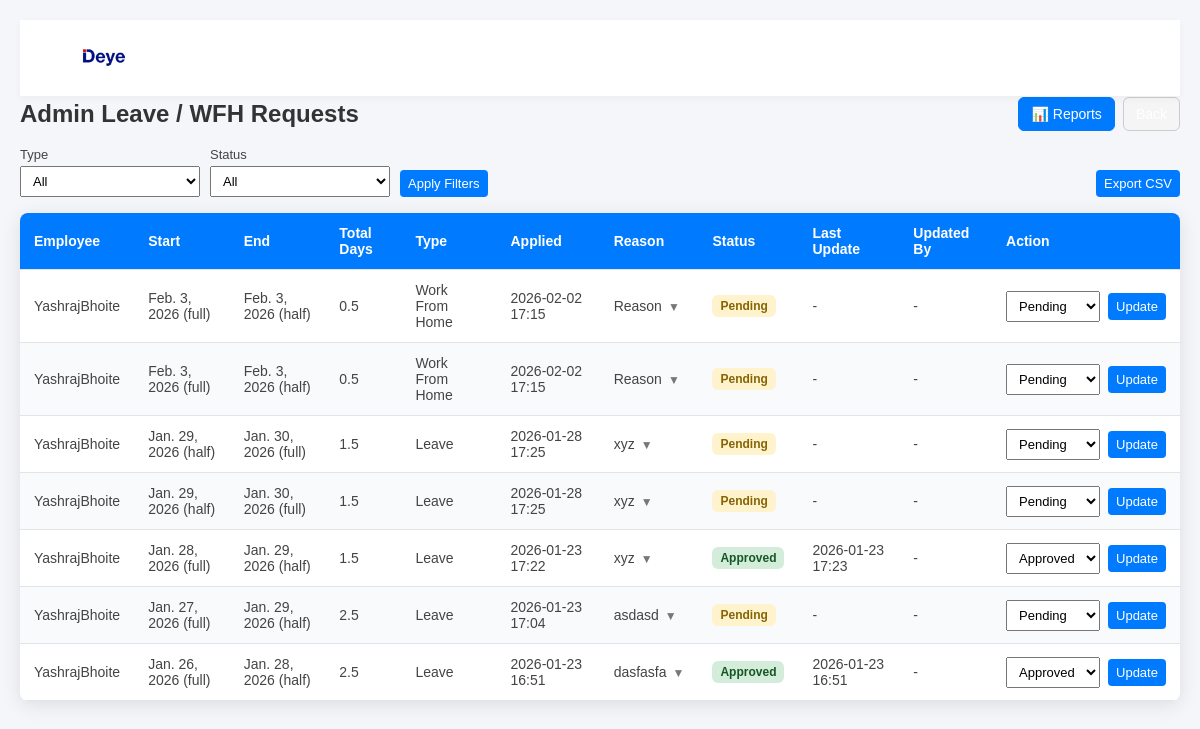
The page /leave/admin/ (signed in) on the database as committed earlier.
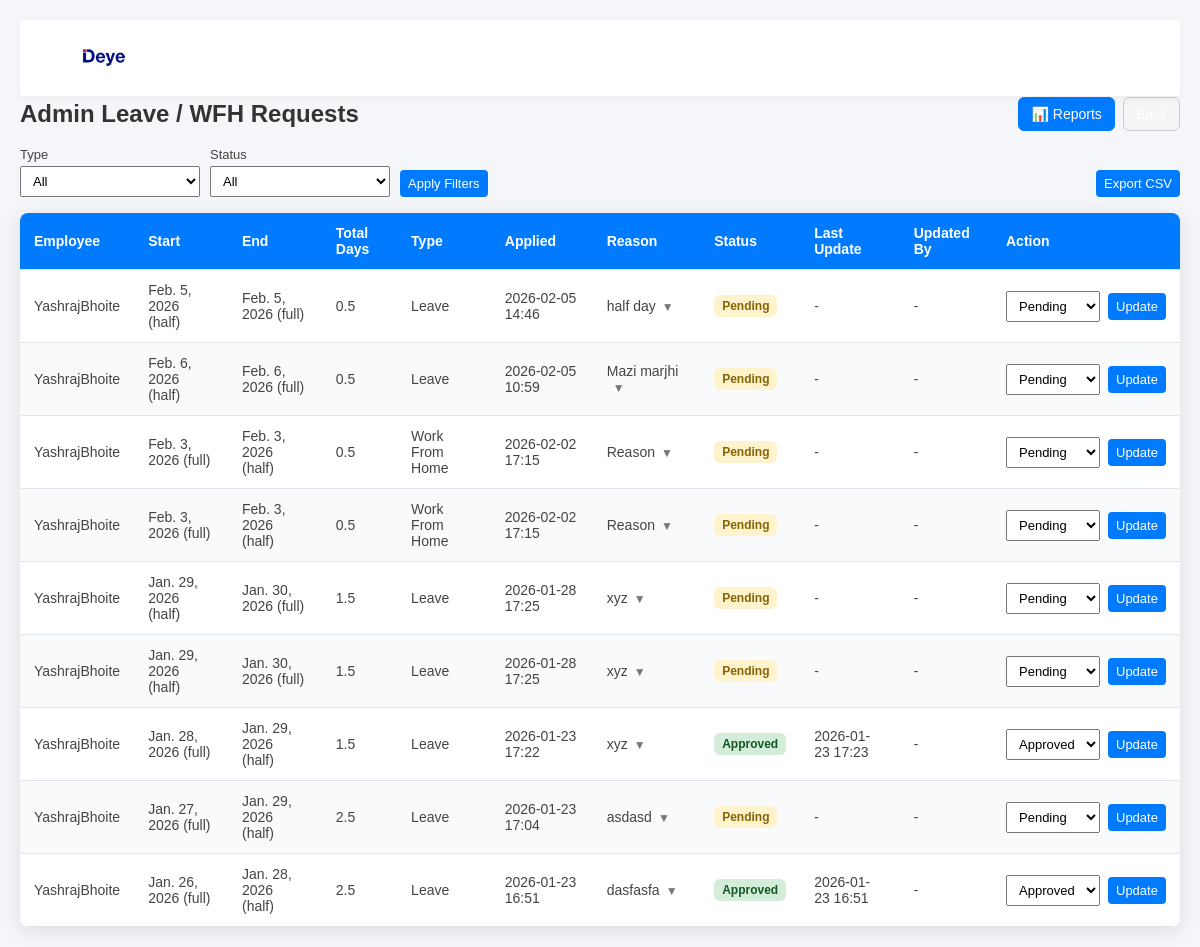
The same page on the database as committed later.
### forms/models.py (models this page shows, shortened)
class LeaveRequest(models.Model):
    LEAVE_STATUS_CHOICES = [
        ('pending', 'Pending'),
        ('approved', 'Approved'),
        ('rejected', 'Rejected'),
    ]
    LEAVE_TYPE_CHOICES = [
        ('leave', 'Leave'),
        ('wfh', 'Work From Home'),
    ]
    DAY_PORTION_CHOICES = [
        ('full', 'Full Day'),
        ('half', 'Half Day'),
    ]
    user = models.ForeignKey(User, on_delete=models.CASCADE)
    leave_type = models.CharField(max_length=20, choices=LEAVE_TYPE_CHOICES)
    start_date = models.DateField()
    end_date = models.DateField()
    start_breakdown = models.CharField(max_length=10, choices=DAY_PORTION_CHOICES, default='full')
    end_breakdown = models.CharField(max_length=10, choices=DAY_PORTION_CHOICES, default='full')
    reason = models.TextField(blank=True)
    status = models.CharField(max_length=20, choices=LEAVE_STATUS_CHOICES, default='pending')
    total_days = models.FloatField(default=0.0)
    applied_at = models.DateTimeField(auto_now_add=True)
    status_changed_at = models.DateTimeField(blank=True, null=True)
    status_changed_by = models.ForeignKey(User, on_delete=models.SET_NULL, null=True, blank=True, related_name='updated_leaves')

### forms/views.py (the view)
# urls.py: path('leave/admin/', views.leave_admin, name='leave_admin'),
@login_required
@user_passes_test(_is_admin)
def leave_admin(request):
    leaves = LeaveRequest.objects.select_related('user', 'status_changed_by').order_by('-applied_at')
    status_filter = request.GET.get('status')
    type_filter = request.GET.get('type')
    if status_filter:
        leaves = leaves.filter(status=status_filter)
    if type_filter:
        leaves = leaves.filter(leave_type=type_filter)
    return render(request, 'leave/admin_leave_list.html', {
        'leaves': leaves,
        'status_filter': status_filter or '',
        'type_filter': type_filter or '',
    })

### forms/views.py (called while the page is built)
def _is_admin(user):
    return user.is_authenticated and user.is_staff

### forms/templates/leave/admin_leave_list.html (shortened to what this page needs)
{% load static %}
<!DOCTYPE html>
<html lang="en">
<head>
</head>
<body>
    <div class="nav-header">
        <div class="logo-section">
            <a href="/" style="text-decoration: none;">
                <img src="{% static 'admin/Images/logo-deye-300x225.webp' %}" alt="DEYE">
            </a>
        </div>
    </div>
    <div style="display:flex; justify-content:space-between; align-items:center; margin-bottom:16px;">
        <h2 style="margin:0;">Admin Leave / WFH Requests</h2>
        <div class="header-actions">
            <a href="{% url 'forms:leave_admin_report' %}" class="btn-report">
                📊 Reports
            </a>
            <button type="button" onclick="history.back();" class="btn-back">
            </button>
        </div>
    </div>
    <div class="filter-bar">
        <form method="get" class="filter-group">
            <label>
                Type
                <select name="type">
                    <option value="" {% if not type_filter %}selected{% endif %}>All</option>
                </select>
            </label>
            <label>
                Status
                <select name="status">
                    <option value="" {% if not status_filter %}selected{% endif %}>All</option>
                </select>
            </label>
            <button type="submit">Apply Filters</button>
        </form>
        <form method="get" action="{% url 'forms:leave_export_csv' %}" class="inline">
            <button type="submit">Export CSV</button>
        </form>
    </div>
    <table>
        <thead>
            <tr>
                <th>Employee</th>
                <th>Start</th>
                <th>End</th>
                <th>Total Days</th>
                <th>Type</th>
                <th>Applied</th>
                <th>Reason</th>
                <th>Status</th>
                <th>Last Update</th>
                <th>Updated By</th>
                <th>Action</th>
            </tr>
        </thead>
        <tbody>
            {% for leave in leaves %}
            <tr>
                <td>{{ leave.user.get_username }}</td>
                <td>{{ leave.start_date }} ({{ leave.start_breakdown }})</td>
                <td>{{ leave.end_date }} ({{ leave.end_breakdown }})</td>
                <td>{{ leave.total_days }}</td>
                <td>{{ leave.get_leave_type_display }}</td>
                <td>{{ leave.applied_at|date:"Y-m-d H:i" }}</td>
                <td>
                    {% if leave.reason %}
                        <details>
                            <summary>{{ leave.reason|truncatechars:40 }}</summary>
                        </details>
                    {% else %}
                        -
                    {% endif %}
                </td>
                <td>
                    <span class="badge {{ leave.status }}">
                        {{ leave.status|title }}
                    </span>
                </td>
                <td>{{ leave.status_changed_at|date:"Y-m-d H:i"|default:"-" }}</td>
                <td>
                    {% if leave.status_changed_by %}
                        {{ leave.status_changed_by.get_username }}
                    {% else %}
                        -
                    {% endif %}
                </td>
                <td>
                    <form method="post" action="{% url 'forms:update_leave_status' leave.id %}" class="inline">
                        <select name="status">
                            <option value="pending" {% if leave.status == 'pending' %}selected{% endif %}>Pending</option>
                            <option value="approved" {% if leave.status == 'approved' %}selected{% endif %}>Approved</option>
                        </select>
                        <button type="submit">Update</button>
                    </form>
                </td>
            </tr>
            {% empty %}
            <tr>
                <td colspan="11" style="text-align:center; padding:16px;">
                    No leave requests
                </td>
            </tr>
            {% endfor %}
        </tbody>
    </table>
</body>
</html>

Rows that differ between the two databases and show on the page:
added LeaveRequest: user.get_username "YashrajBhoite", start_date "Feb. 5, 2026", start_breakdown "half", end_date "Feb. 5, 2026", end_breakdown "full", total_days "0.5", leave_type "Leave", applied_at "2026-02-05 14:46", reason "half day", status "Pending", status_changed_at "-"
added LeaveRequest: user.get_username "YashrajBhoite", start_date "Feb. 6, 2026", start_breakdown "half", end_date "Feb. 6, 2026", end_breakdown "full", total_days "0.5", leave_type "Leave", applied_at "2026-02-05 10:59", reason "Mazi marjhi", status "Pending", status_changed_at "-"
